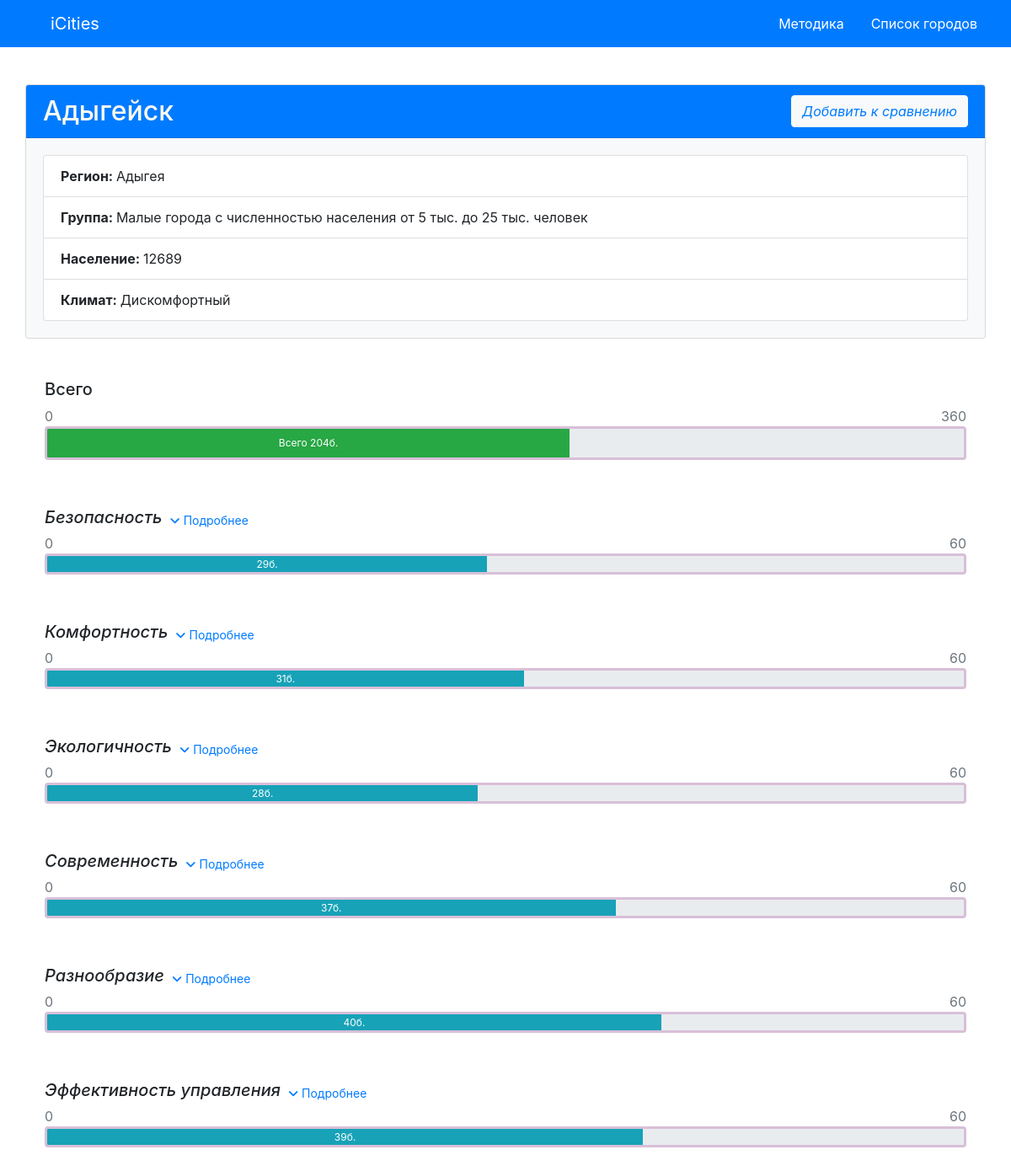
/city/3, run on the app's committed database.
### city/models.py (models this page shows, shortened)
class City(models.Model):
    id = models.AutoField(primary_key=True)
    CLIMATE_CHOICES = [
        ('D', 'Discomfort'),
        ('C', 'Comfort'),
    ]
    name = models.CharField(max_length=50, help_text="City name", null=False)
    region = models.ForeignKey(Region, on_delete=models.SET_NULL, null=True)
    population = models.IntegerField()
    typeCity = models.ForeignKey(TypeCity, on_delete=models.SET_NULL, null=True)
    climate = models.CharField(
        max_length=2,
        choices=CLIMATE_CHOICES,
        default='C',
    )

class Region(models.Model):
    name = models.CharField(max_length=150)
    type = models.CharField(max_length=100, default='', )

class TypeCity(models.Model):
    id = models.AutoField(primary_key=True)
    name = models.CharField(max_length=250)
    def __str__(self):
        return self.name

class CategoryIdicators(models.Model):
    name = models.CharField(max_length=100)

### city/views.py (the view)
# urls.py: path('<int:city_id>', views.viewCity, name="viewCity"),
def viewCity(request, city_id):
    print(city_id)
    category = CategoryIdicators.objects.all()
    city = City.objects.get(id=city_id)
    indicators = ListIndicators.getListbyCategories(city)
    total = 0
    totalCategory = {}
    perfTotal = 0
    perfTotalCategory = {}
    for c in category:
        totalCategory[c.name] = 0
        perfTotalCategory[c.name] = 0
        if indicators.get(c.name) is not None:
            for i in indicators[c.name]:
                totalCategory[c.name] += i.valueDec
                perfTotalCategory[c.name] += 1
            perfTotal += perfTotalCategory[c.name]
            total += totalCategory[c.name]
            perfTotalCategory[c.name] *= 10
    perfTotal *= 10
    print("Cities -", city.name)
    print(request.path)
    return render(
        request,
        'viewCity.html',
        context={'city': city, "listInd": indicators, "total": total, "totalCategory": totalCategory,
                 "perfect": perfTotal, "perfectCategory": perfTotalCategory},
    )

### city/models.py (called while the page is built)
    def getListbyCategories(city):
        list = {}
        categories = CategoryIdicators.objects.all()
        for category in categories:
            if ListIndicators.objects.filter(indicator__category=category, city=city).order_by(
                    "indicator__num").exists():
                list[category.name] = ListIndicators.objects.filter(indicator__category=category, city=city).order_by(
                    "indicator__num")
        return list

### city/templatetags/custom.py (called while the page is built)
@register.filter
def get_item(dictionary, key):
    return dictionary.get(key)

### city/templates/viewCity.html (shortened to what this page needs)
{% extends "base_generic.html" %}
{% load custom %}
{% block content %}
    <div class="row">
        <div class="col card bg-light" style="padding: 0;">
            <div class="card-header bg-primary d-flex flex-row justify-content-between" style="width: 100%;">
                <div class="h2 card-title " style="color: floralwhite; margin-bottom: 0;">{{ city.name }}</div>
                <div class="d-flex flex-row justify-content-end">
                    <button name="btnCompare" class="btn btn-light text-primary font-italic" onclick="clickBth(this)"
                            value="{{ city.id }}">Добавить к сравнению
                    </button>
                </div>
            </div>
            <div class="card-body">
                <ul class="list-group">
                    <li class="list-group-item"><strong>Регион: </strong>{{ city.region.name }}</li>
                    <li class="list-group-item"><strong>Группа: </strong>{{ city.typeCity }}</li>
                    <li class="list-group-item"><strong>Население: </strong>{{ city.population }}</li>
                    <li class="list-group-item"><strong>Климат: </strong>{% if city.climate == 'C' %}
                        Комфортный{% else %}Дискомфортный{% endif %}</li>
                </ul>
            </div>
        </div>
    </div>
    <div class="row p-2 pt-5">
        <div class="col">
            <h5>Всего</h5>
            <div class="d-flex flex-row justify-content-between ">
                <p class="mb-0 text-secondary">0</p>
                <p class="mb-0 text-secondary">{{ perfect }}</p>
            </div>
            <div class="progress" style=" border: thistle solid; height: 40px">
                <div class="progress-bar bg-success align-self-center align-items-center"
                     style="width: {% widthratio total perfect 100 %}%; height: 40px;">Всего {{ total }}б.
                </div>
            </div>
        </div>
    </div>
    {% for key in listInd.keys %}
        <div class="row p-2 pt-5">
            <div class="col">
                <div class="d-flex flex-row justify-content-start">
                    <h5 class="m-0 font-italic">{{ key }}</h5>
                    <button class="btn btn-sm btn btn-link" value="listInd{{ forloop.counter }}"
                            onclick="hideBlock(this)">
                        <i class="fa fa-angle-down"></i> Подробнее
                    </button>
                </div>
                <div class="d-flex flex-row justify-content-between ">
                    <p class="mb-0 text-secondary">0</p>
                    <p class="mb-0 text-secondary">{{ perfectCategory|get_item:key }}</p>
                </div>
                <div class="progress" style=" border: thistle solid; height: 25px">
                    <div class="progress-bar bg-info align-self-center align-items-center"
                         style="width: {% widthratio totalCategory|get_item:key perfectCategory|get_item:key 100 %}%; height: 25px;">{{ totalCategory|get_item:key }}б.
                    </div>
                </div>
            </div>
        </div>
    {% endfor %}
{% endblock %}

### home/templates/base_generic.html (shortened to what this page needs)
<!doctype html>
<html lang="en">
<head>
    {% load static %}
    <link rel="stylesheet" href="https://stackpath.bootstrapcdn.com/bootstrap/4.4.1/css/bootstrap.min.css"
>
    <link rel="stylesheet" type="text/css" href="{% static 'css/main.css' %}">
</head>
<body>
<nav class="navbar bg-primary navbar-light navbar-expand-lg fixed-top shadows">
    <a class="navbar-brand" href="{% url 'index' %}">iCities</a>
    <div class="collapse navbar-collapse " id="navbarSupportedContent">
        <ul class="navbar-nav ">
            <li class="nav-item">
                <a class="nav-link" data-value="metodika" href="{% static 'file/metodika.pdf' %}">Методика</a></li>
            <li class="nav-item">
                <a class="nav-link " data-value="listCities" href="{% url 'listCities' %}">Список городов</a>
            </li>
        </ul>
    </div>
</nav>
<div class="container">
    {% block content %}{% endblock %}
</div>
</body>
</html>

### home/static/css/main.css (style rules this page uses)
.navbar { background: dodgerblue; padding-left: 5%; }
.navbar-light .navbar-brand { color: white; }
.navbar-light .navbar-nav .nav-link { color: white; cursor: pointer; }
.nav-link { margin-right: 1em !important; }
.navbar-collapse { justify-content: flex-end; }
body { padding-top: 100px; padding-bottom: 100px; }

### data on the page
City: name "Адыгейск", region.name "Адыгея", typeCity "Малые города с численностью населения от 5 тыс. до 25 тыс. человек", population "12689"
CategoryIdicators: keys "Безопасность", keys "60", keys "29"
CategoryIdicators: keys "Комфортность", keys "60", keys "31"
CategoryIdicators: keys "Экологичность", keys "60", keys "28"
CategoryIdicators: keys "Современность", keys "60", keys "37"
CategoryIdicators: keys "Разнообразие", keys "60", keys "40"
CategoryIdicators: keys "Эффективность управления", keys "60", keys "39"

### other printed values
{{ perfect }} "360"
{{ total }} "204"
